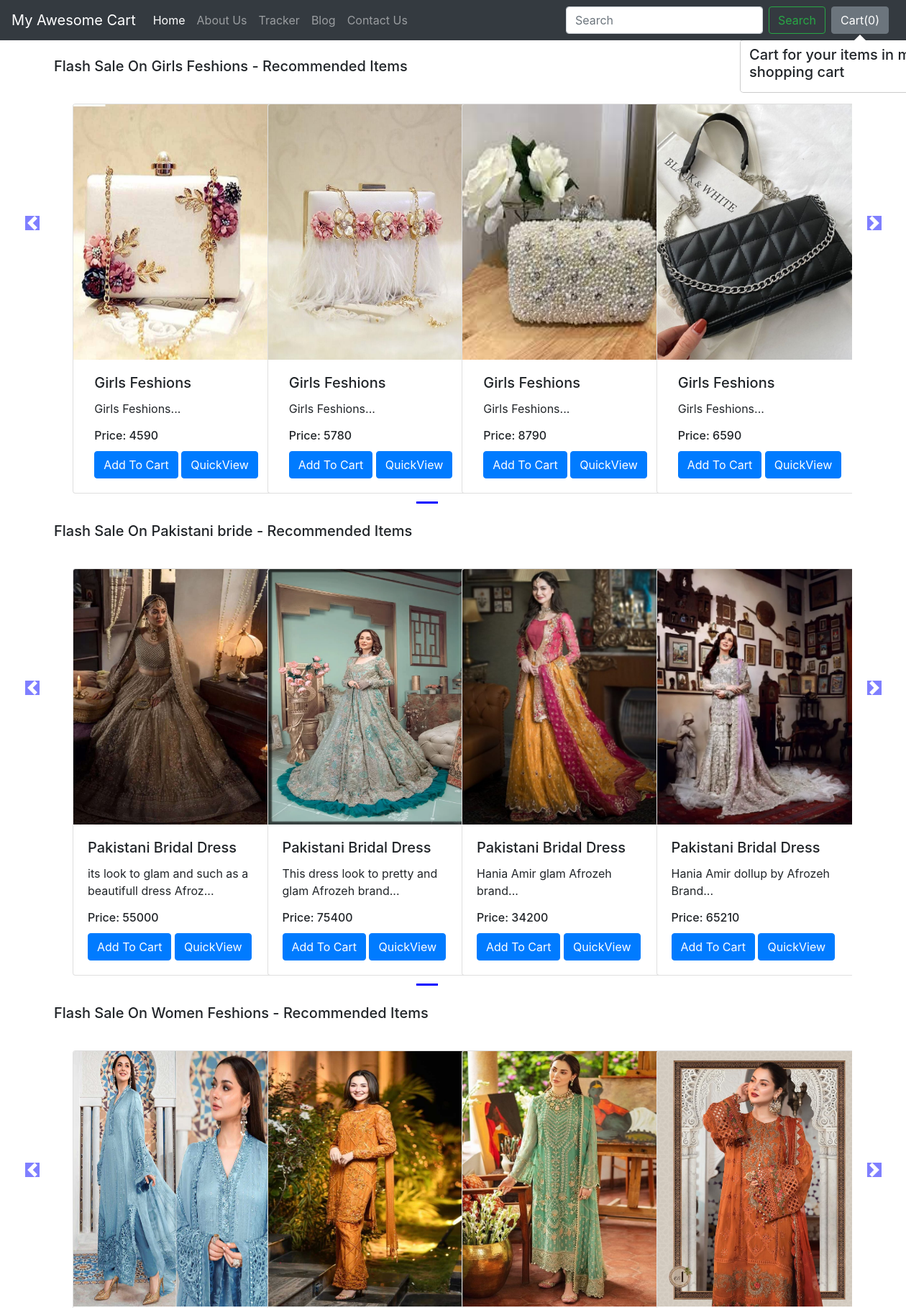
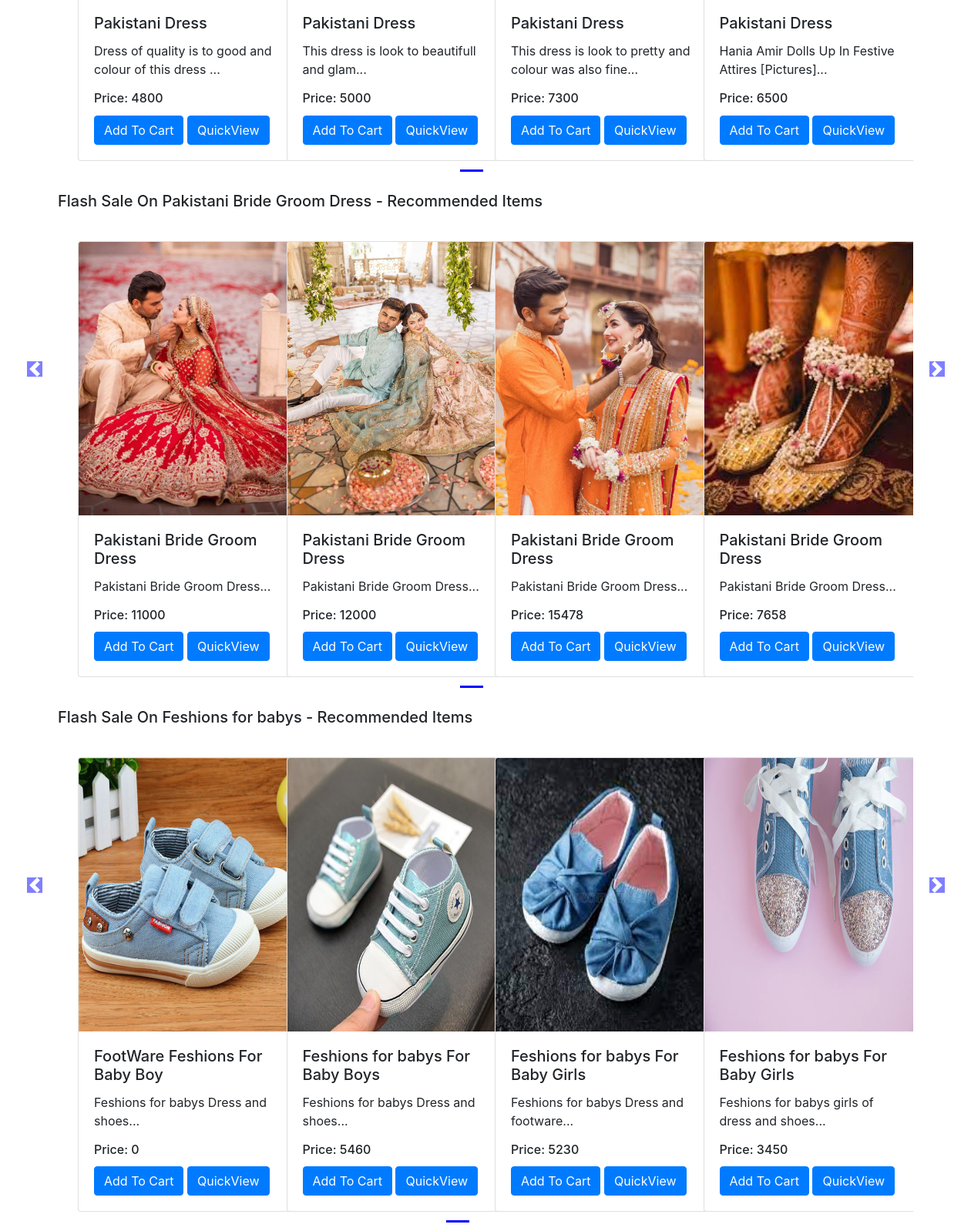
The app's page /shop/ (upper part) with its own data (2 pictures, top to bottom).
### shop/models.py (models this page shows, shortened)
class Product(models.Model):
    product_id = models.AutoField
    product_name = models.CharField(max_length=50)
    category = models.CharField(max_length=50, default="")
    sub_category = models.CharField(max_length=50, default="")
    price = models.IntegerField(default=0)
    desc = models.CharField(max_length=300)
    pub_date = models.DateField()
    image = models.ImageField(upload_to="shop/images", default="")

### shop/views.py (the view)
# urls.py: path("", views.index, name="blogHome"),
def index(request):
    allProds = []
    catprods = Product.objects.values('category', 'id')
    cats = {item['category'] for item in catprods}
    for cat in cats:
        prod = Product.objects.filter(category=cat)
        n = len(prod)
        nSlides = n // 4 + ceil((n / 4) - (n // 4))
        allProds.append([prod, range(1, nSlides), nSlides])
    params = {'allProds': allProds}
    return render(request, 'shop/index.html', params)

### shop/templates/shop/index.html (shortened to what this page needs)
{% extends 'shop/basic.html' %}
{% block body %}
{% load static %}
<div class="container">
    {% for product, range, nSlides in allProds %}
    <h5 class="my-4">Flash Sale On {{product.0.category}} - Recommended Items</h5>
    <div class="row">
        <div id="demo{{forloop.counter}}" class="col carousel slide my-3" data-ride="carousel">
            <ul class="carousel-indicators">
                <li data-target="#demo{{forloop.counter}}" data-slide-to="0" class="active"></li>
                {% for i in range %}
                <li data-target="#demo{{forloop.parentloop.counter}}" data-slide-to="{{i}}"></li>
                {% endfor %}
            </ul>
            <div class="container carousel-inner no-padding">
                <div class="carousel-item active">
                    {% for i in product %}
                    <div class="col-xs-3 col-sm-3 col-md-3">
                        <div class="card align-items-center" style="width: 18rem;">
                            <img src='/media/{{i.image}}' class="card-img-top" alt="...">
                            <div class="card-body">
                                <h5 class="card-title" id="namepr{{i.id}}">{{i.product_name}}</h5>
                                <p class="card-text">{{i.desc|slice:"0:53"}}...</p>
                                <h6 class="card-title" >Price: <span id="pricepr{{i.id}}">{{i.price}}</span></h6>
                                <span id="divpr{{i.id}}" class="divpr">
                                    <button id="pr{{i.id}}" class="btn btn-primary cart">Add To Cart</button>
                                </span>
                                <a href="/shop/products/{{i.id}}"><button id="qv{{i.id}}" class="btn btn-primary cart">QuickView</button></a>
                            </div>
                        </div>
                    </div>
                    {% if forloop.counter|divisibleby:4 and forloop.counter > 0 and not forloop.last %}
                </div>
                    {% endif %}
                    {% endfor %}
            </div>
        </div>
        <a class="carousel-control-prev" href="#demo{{forloop.counter}}" data-slide="prev">
            <span class="carousel-control-prev-icon"></span>
        </a>
        <a class="carousel-control-next" href="#demo{{forloop.counter}}" data-slide="next">
            <span class="carousel-control-next-icon"></span>
        </a>
    </div>
    {% endfor %}
</div>
{% endblock %}

### shop/templates/shop/basic.html (shortened to what this page needs)
<!doctype html>
<html lang="en">
  <head>
    <link rel="stylesheet" href="https://stackpath.bootstrapcdn.com/bootstrap/4.2.1/css/bootstrap.min.css">
  </head>
  <body>
    <nav class="navbar navbar-expand-lg navbar-dark bg-dark">
  <a class="navbar-brand" href="/shop">My Awesome Cart</a>
  <div class="collapse navbar-collapse" id="navbarSupportedContent">
    <ul class="navbar-nav mr-auto">
      <li class="nav-item active">
        <a class="nav-link" href="/shop">Home <span class="sr-only">(current)</span></a>
      </li>
      <li class="nav-item">
        <a class="nav-link" href="/shop/about">About Us</a>
      </li>
      <li class="nav-item">
        <a class="nav-link" href="/shop/tracker">Tracker</a>
      </li>
      <li class="nav-item">
        <a class="nav-link" href="/blog">Blog</a>
      </li>
       <li class="nav-item">
        <a class="nav-link" href="/shop/contact">Contact Us</a>
      </li>
    </ul>
    <form method='get' action='/shop/search/' class="form-inline my-2 my-lg-0">
      <input class="form-control mr-sm-2" type="search" placeholder="Search" aria-label="Search" name="search" id="search">
      <button class="btn btn-outline-success my-2 my-sm-0" type="submit">Search</button>
    </form>
    <button type="button" class="btn btn-secondary mx-2" id="popcart" data-container="body" data-toggle="popover" data-placement="bottom" data-html="true" data-content="Vivamus
sagittis lacus vel augue laoreet rutrum faucibus.">
  Cart(<span id="cart">0</span>)
</button>
  </div>
</nav>
  {% block body %} {% endblock %}
  </body>
</html>

### records on screen
Product: category "Girls Feshions", image (picture), product_name "Girls Feshions", desc "Girls Feshions", price "4590"
Product: image (picture), product_name "Girls Feshions", desc "Girls Feshions", price "5780"
Product: image (picture), product_name "Girls Feshions", desc "Girls Feshions", price "8790"
Product: image (picture), product_name "Girls Feshions", desc "Girls Feshions", price "6590"
Product: category "Pakistani bride", image (picture), product_name "Pakistani Bridal Dress", desc "its look to glam and such as a beautifull dress Afroz", price "55000"
Product: image (picture), product_name "Pakistani Bridal Dress", desc "This dress look to pretty and glam Afrozeh brand", price "75400"
Product: image (picture), product_name "Pakistani Bridal Dress", desc "Hania Amir glam Afrozeh brand", price "34200"
Product: image (picture), product_name "Pakistani Bridal Dress", desc "Hania Amir dollup by Afrozeh Brand", price "65210"
Product: category "Women Feshions", image (picture), product_name "Pakistani Dress", desc "Dress of quality is to good and colour of this dress", price "4800"
Product: image (picture), product_name "Pakistani Dress", desc "This dress is look to beautifull and glam", price "5000"
Product: image (picture), product_name "Pakistani Dress", desc "This dress is look to pretty and colour was also fine", price "7300"
Product: image (picture), product_name "Pakistani Dress", desc "Hania Amir Dolls Up In Festive Attires [Pictures]", price "6500"
Product: category "Pakistani Bride Groom Dress", image (picture), product_name "Pakistani Bride Groom Dress", desc "Pakistani Bride Groom Dress", price "11000"
Product: image (picture), product_name "Pakistani Bride Groom Dress", desc "Pakistani Bride Groom Dress", price "12000"
Product: image (picture), product_name "Pakistani Bride Groom Dress", desc "Pakistani Bride Groom Dress", price "15478"
Product: image (picture), product_name "Pakistani Bride Groom Dress", desc "Pakistani Bride Groom Dress", price "7658"
Product: category "Feshions for babys", image (picture), product_name "FootWare Feshions For Baby Boy", desc "Feshions for babys Dress and shoes", price "0"
Product: image (picture), product_name "Feshions for babys For Baby Boys", desc "Feshions for babys Dress and shoes", price "5460"
Product: image (picture), product_name "Feshions for babys For Baby Girls", desc "Feshions for babys Dress and footware", price "5230"
Product: image (picture), product_name "Feshions for babys For Baby Girls", desc "Feshions for babys girls of dress and shoes", price "3450"
